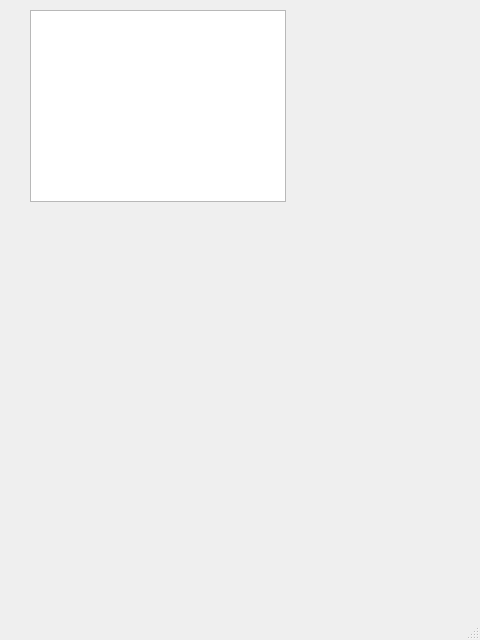
<?xml version="1.0" encoding="UTF-8"?>
<ui version="4.0">
 <class>MainWindow</class>
 <widget class="QMainWindow" name="MainWindow">
  <property name="geometry">
   <rect>
    <x>0</x>
    <y>0</y>
    <width>480</width>
    <height>640</height>
   </rect>
  </property>
  <property name="windowTitle">
   <string>MainWindow</string>
  </property>
  <widget class="QWidget" name="centralwidget">
   <widget class="QListView" name="listView">
    <property name="geometry">
     <rect>
      <x>30</x>
      <y>10</y>
      <width>256</width>
      <height>192</height>
     </rect>
    </property>
   </widget>
  </widget>
  <widget class="QMenuBar" name="menubar">
   <property name="geometry">
    <rect>
     <x>0</x>
     <y>0</y>
     <width>480</width>
     <height>34</height>
    </rect>
   </property>
  </widget>
  <widget class="QStatusBar" name="statusbar"/>
 </widget>
 <resources/>
 <connections/>
</ui>
